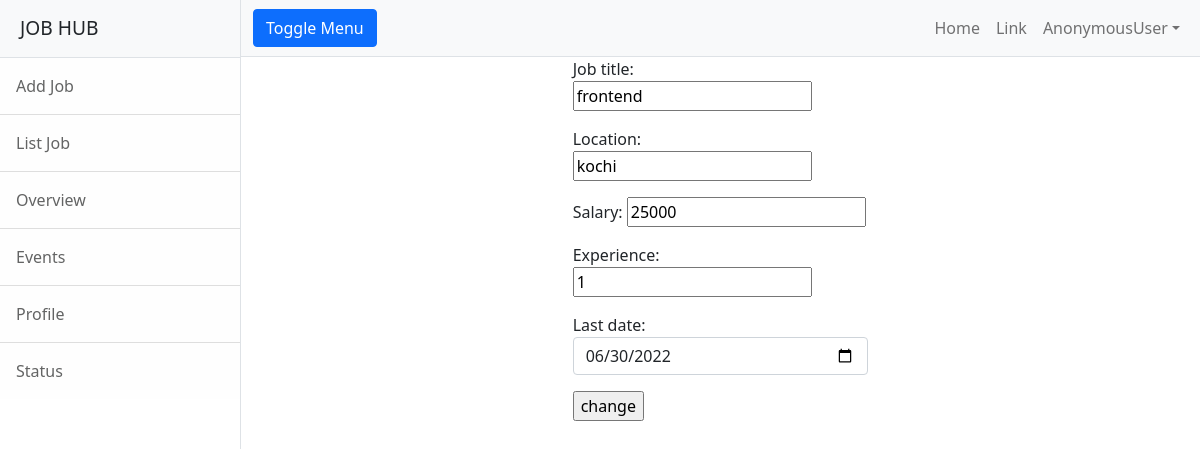
The page /employer/jobs/edit/2 on the database its author committed.
### employer/models.py (models this page shows, shortened)
class Jobs(models.Model):#mapping to table in db
    job_title=models.CharField(max_length=150)
    company=models.ForeignKey(User,on_delete=models.CASCADE,related_name="company")#company is adding the job so it is foreign key-one to many
    location=models.CharField(max_length=150)
    salary=models.PositiveIntegerField(null=True)#if the field is not added it will be added to db
    experience=models.PositiveIntegerField(default=0)#if the person has no experence then it will default as zero but if we added the experience it will change..
    created_date=models.DateField(auto_now_add=True)#obtain automatically current date and time
    last_date=models.DateField(null=True)
    active_status=models.BooleanField(default=True)#

### employer/views.py (the view)
# urls.py: path("jobs/edit/<int:id>",views.JobEditView.as_view(),name="emp-jobedit"),
class JobEditView(UpdateView):
    model=Jobs
    form_class=JobForm
    template_name="emp-jobedit.html"
    success_url=reverse_lazy("emp-alljobs")
    pk_url_kwarg="id"

### employer/forms.py
class JobForm(forms.ModelForm):
    class Meta:
        model=Jobs
        exclude=("company","created_data","active_status")
        widgets={
            "last_date":forms.DateInput(attrs={"class":"form-control",
                                               "type":"date"})
                }

### employer/templates/emp-jobedit.html (shortened to what this page needs)
{%extends 'base.html'%}
 {%block body_block%}
   <div class="row">
       <div class="col-4"></div>
       <div class="col-4">
           <form action="" method="post">
               {{form.as_p}}
               <input type="submit" value="change">
           </form>
       </div>
       <div class="col-4"></div>
   </div>
  {%endblock%}

### rows shown on the page
Jobs: job_title "frontend", location "kochi", salary "25000", experience "1", last_date "06/30/2022"

### other values the page prints
{{ request.user }} "AnonymousUser"
